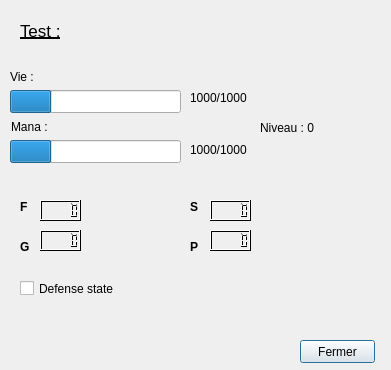
<?xml version="1.0" encoding="UTF-8"?>
<ui version="4.0">
 <class>InfosPersos</class>
 <widget class="QDialog" name="InfosPersos">
  <property name="geometry">
   <rect>
    <x>0</x>
    <y>0</y>
    <width>391</width>
    <height>370</height>
   </rect>
  </property>
  <property name="windowTitle">
   <string>Dialog</string>
  </property>
  <widget class="QLabel" name="nameLabel">
   <property name="geometry">
    <rect>
     <x>20</x>
     <y>20</y>
     <width>281</width>
     <height>21</height>
    </rect>
   </property>
   <property name="font">
    <font>
     <pointsize>13</pointsize>
     <underline>true</underline>
    </font>
   </property>
   <property name="text">
    <string>Test :</string>
   </property>
  </widget>
  <widget class="QProgressBar" name="vieProgressBar">
   <property name="geometry">
    <rect>
     <x>10</x>
     <y>90</y>
     <width>171</width>
     <height>23</height>
    </rect>
   </property>
   <property name="value">
    <number>24</number>
   </property>
   <property name="textVisible">
    <bool>false</bool>
   </property>
  </widget>
  <widget class="QProgressBar" name="manaProgressBar">
   <property name="geometry">
    <rect>
     <x>10</x>
     <y>140</y>
     <width>171</width>
     <height>23</height>
    </rect>
   </property>
   <property name="value">
    <number>24</number>
   </property>
   <property name="textVisible">
    <bool>false</bool>
   </property>
  </widget>
  <widget class="QLabel" name="vieLabel">
   <property name="geometry">
    <rect>
     <x>190</x>
     <y>90</y>
     <width>141</width>
     <height>16</height>
    </rect>
   </property>
   <property name="text">
    <string>1000/1000</string>
   </property>
  </widget>
  <widget class="QLabel" name="manaLabel">
   <property name="geometry">
    <rect>
     <x>190</x>
     <y>142</y>
     <width>141</width>
     <height>16</height>
    </rect>
   </property>
   <property name="text">
    <string>1000/1000</string>
   </property>
  </widget>
  <widget class="QLabel" name="label">
   <property name="geometry">
    <rect>
     <x>10</x>
     <y>70</y>
     <width>47</width>
     <height>13</height>
    </rect>
   </property>
   <property name="text">
    <string>Vie :</string>
   </property>
  </widget>
  <widget class="QLabel" name="label_2">
   <property name="geometry">
    <rect>
     <x>11</x>
     <y>120</y>
     <width>47</width>
     <height>13</height>
    </rect>
   </property>
   <property name="text">
    <string>Mana :</string>
   </property>
  </widget>
  <widget class="QLabel" name="fire">
   <property name="geometry">
    <rect>
     <x>20</x>
     <y>200</y>
     <width>47</width>
     <height>13</height>
    </rect>
   </property>
   <property name="font">
    <font>
     <weight>75</weight>
     <bold>true</bold>
    </font>
   </property>
   <property name="text">
    <string>F</string>
   </property>
  </widget>
  <widget class="QLabel" name="freeze">
   <property name="geometry">
    <rect>
     <x>20</x>
     <y>240</y>
     <width>47</width>
     <height>13</height>
    </rect>
   </property>
   <property name="font">
    <font>
     <weight>75</weight>
     <bold>true</bold>
    </font>
   </property>
   <property name="text">
    <string>G</string>
   </property>
  </widget>
  <widget class="QLabel" name="poison">
   <property name="geometry">
    <rect>
     <x>190</x>
     <y>240</y>
     <width>47</width>
     <height>13</height>
    </rect>
   </property>
   <property name="font">
    <font>
     <weight>75</weight>
     <bold>true</bold>
    </font>
   </property>
   <property name="text">
    <string>P</string>
   </property>
  </widget>
  <widget class="QLabel" name="stun">
   <property name="geometry">
    <rect>
     <x>190</x>
     <y>200</y>
     <width>47</width>
     <height>13</height>
    </rect>
   </property>
   <property name="font">
    <font>
     <weight>75</weight>
     <bold>true</bold>
    </font>
   </property>
   <property name="text">
    <string>S</string>
   </property>
  </widget>
  <widget class="QLCDNumber" name="fireTimer">
   <property name="geometry">
    <rect>
     <x>40</x>
     <y>200</y>
     <width>41</width>
     <height>21</height>
    </rect>
   </property>
   <property name="palette">
    <palette>
     <active>
      <colorrole role="WindowText">
       <brush brushstyle="SolidPattern">
        <color alpha="255">
         <red>0</red>
         <green>0</green>
         <blue>0</blue>
        </color>
       </brush>
      </colorrole>
      <colorrole role="Dark">
       <brush brushstyle="SolidPattern">
        <color alpha="255">
         <red>0</red>
         <green>0</green>
         <blue>0</blue>
        </color>
       </brush>
      </colorrole>
      <colorrole role="Text">
       <brush brushstyle="SolidPattern">
        <color alpha="255">
         <red>0</red>
         <green>0</green>
         <blue>0</blue>
        </color>
       </brush>
      </colorrole>
      <colorrole role="ButtonText">
       <brush brushstyle="SolidPattern">
        <color alpha="255">
         <red>0</red>
         <green>0</green>
         <blue>0</blue>
        </color>
       </brush>
      </colorrole>
     </active>
     <inactive>
      <colorrole role="WindowText">
       <brush brushstyle="SolidPattern">
        <color alpha="255">
         <red>0</red>
         <green>0</green>
         <blue>0</blue>
        </color>
       </brush>
      </colorrole>
      <colorrole role="Dark">
       <brush brushstyle="SolidPattern">
        <color alpha="255">
         <red>0</red>
         <green>0</green>
         <blue>0</blue>
        </color>
       </brush>
      </colorrole>
      <colorrole role="Text">
       <brush brushstyle="SolidPattern">
        <color alpha="255">
         <red>0</red>
         <green>0</green>
         <blue>0</blue>
        </color>
       </brush>
      </colorrole>
      <colorrole role="ButtonText">
       <brush brushstyle="SolidPattern">
        <color alpha="255">
         <red>0</red>
         <green>0</green>
         <blue>0</blue>
        </color>
       </brush>
      </colorrole>
     </inactive>
     <disabled>
      <colorrole role="WindowText">
       <brush brushstyle="SolidPattern">
        <color alpha="255">
         <red>0</red>
         <green>0</green>
         <blue>0</blue>
        </color>
       </brush>
      </colorrole>
      <colorrole role="Dark">
       <brush brushstyle="SolidPattern">
        <color alpha="255">
         <red>0</red>
         <green>0</green>
         <blue>0</blue>
        </color>
       </brush>
      </colorrole>
      <colorrole role="Text">
       <brush brushstyle="SolidPattern">
        <color alpha="255">
         <red>0</red>
         <green>0</green>
         <blue>0</blue>
        </color>
       </brush>
      </colorrole>
      <colorrole role="ButtonText">
       <brush brushstyle="SolidPattern">
        <color alpha="255">
         <red>0</red>
         <green>0</green>
         <blue>0</blue>
        </color>
       </brush>
      </colorrole>
     </disabled>
    </palette>
   </property>
  </widget>
  <widget class="QLCDNumber" name="iceTimer">
   <property name="geometry">
    <rect>
     <x>40</x>
     <y>230</y>
     <width>41</width>
     <height>21</height>
    </rect>
   </property>
   <property name="palette">
    <palette>
     <active>
      <colorrole role="WindowText">
       <brush brushstyle="SolidPattern">
        <color alpha="255">
         <red>0</red>
         <green>0</green>
         <blue>0</blue>
        </color>
       </brush>
      </colorrole>
      <colorrole role="Dark">
       <brush brushstyle="SolidPattern">
        <color alpha="255">
         <red>0</red>
         <green>0</green>
         <blue>0</blue>
        </color>
       </brush>
      </colorrole>
      <colorrole role="Text">
       <brush brushstyle="SolidPattern">
        <color alpha="255">
         <red>0</red>
         <green>0</green>
         <blue>0</blue>
        </color>
       </brush>
      </colorrole>
      <colorrole role="ButtonText">
       <brush brushstyle="SolidPattern">
        <color alpha="255">
         <red>0</red>
         <green>0</green>
         <blue>0</blue>
        </color>
       </brush>
      </colorrole>
     </active>
     <inactive>
      <colorrole role="WindowText">
       <brush brushstyle="SolidPattern">
        <color alpha="255">
         <red>0</red>
         <green>0</green>
         <blue>0</blue>
        </color>
       </brush>
      </colorrole>
      <colorrole role="Dark">
       <brush brushstyle="SolidPattern">
        <color alpha="255">
         <red>0</red>
         <green>0</green>
         <blue>0</blue>
        </color>
       </brush>
      </colorrole>
      <colorrole role="Text">
       <brush brushstyle="SolidPattern">
        <color alpha="255">
         <red>0</red>
         <green>0</green>
         <blue>0</blue>
        </color>
       </brush>
      </colorrole>
      <colorrole role="ButtonText">
       <brush brushstyle="SolidPattern">
        <color alpha="255">
         <red>0</red>
         <green>0</green>
         <blue>0</blue>
        </color>
       </brush>
      </colorrole>
     </inactive>
     <disabled>
      <colorrole role="WindowText">
       <brush brushstyle="SolidPattern">
        <color alpha="255">
         <red>0</red>
         <green>0</green>
         <blue>0</blue>
        </color>
       </brush>
      </colorrole>
      <colorrole role="Dark">
       <brush brushstyle="SolidPattern">
        <color alpha="255">
         <red>0</red>
         <green>0</green>
         <blue>0</blue>
        </color>
       </brush>
      </colorrole>
      <colorrole role="Text">
       <brush brushstyle="SolidPattern">
        <color alpha="255">
         <red>0</red>
         <green>0</green>
         <blue>0</blue>
        </color>
       </brush>
      </colorrole>
      <colorrole role="ButtonText">
       <brush brushstyle="SolidPattern">
        <color alpha="255">
         <red>0</red>
         <green>0</green>
         <blue>0</blue>
        </color>
       </brush>
      </colorrole>
     </disabled>
    </palette>
   </property>
  </widget>
  <widget class="QLCDNumber" name="poisonTimer">
   <property name="geometry">
    <rect>
     <x>210</x>
     <y>230</y>
     <width>41</width>
     <height>21</height>
    </rect>
   </property>
   <property name="palette">
    <palette>
     <active>
      <colorrole role="WindowText">
       <brush brushstyle="SolidPattern">
        <color alpha="255">
         <red>0</red>
         <green>0</green>
         <blue>0</blue>
        </color>
       </brush>
      </colorrole>
      <colorrole role="Dark">
       <brush brushstyle="SolidPattern">
        <color alpha="255">
         <red>0</red>
         <green>0</green>
         <blue>0</blue>
        </color>
       </brush>
      </colorrole>
      <colorrole role="Text">
       <brush brushstyle="SolidPattern">
        <color alpha="255">
         <red>0</red>
         <green>0</green>
         <blue>0</blue>
        </color>
       </brush>
      </colorrole>
      <colorrole role="ButtonText">
       <brush brushstyle="SolidPattern">
        <color alpha="255">
         <red>0</red>
         <green>0</green>
         <blue>0</blue>
        </color>
       </brush>
      </colorrole>
     </active>
     <inactive>
      <colorrole role="WindowText">
       <brush brushstyle="SolidPattern">
        <color alpha="255">
         <red>0</red>
         <green>0</green>
         <blue>0</blue>
        </color>
       </brush>
      </colorrole>
      <colorrole role="Dark">
       <brush brushstyle="SolidPattern">
        <color alpha="255">
         <red>0</red>
         <green>0</green>
         <blue>0</blue>
        </color>
       </brush>
      </colorrole>
      <colorrole role="Text">
       <brush brushstyle="SolidPattern">
        <color alpha="255">
         <red>0</red>
         <green>0</green>
         <blue>0</blue>
        </color>
       </brush>
      </colorrole>
      <colorrole role="ButtonText">
       <brush brushstyle="SolidPattern">
        <color alpha="255">
         <red>0</red>
         <green>0</green>
         <blue>0</blue>
        </color>
       </brush>
      </colorrole>
     </inactive>
     <disabled>
      <colorrole role="WindowText">
       <brush brushstyle="SolidPattern">
        <color alpha="255">
         <red>0</red>
         <green>0</green>
         <blue>0</blue>
        </color>
       </brush>
      </colorrole>
      <colorrole role="Dark">
       <brush brushstyle="SolidPattern">
        <color alpha="255">
         <red>0</red>
         <green>0</green>
         <blue>0</blue>
        </color>
       </brush>
      </colorrole>
      <colorrole role="Text">
       <brush brushstyle="SolidPattern">
        <color alpha="255">
         <red>0</red>
         <green>0</green>
         <blue>0</blue>
        </color>
       </brush>
      </colorrole>
      <colorrole role="ButtonText">
       <brush brushstyle="SolidPattern">
        <color alpha="255">
         <red>0</red>
         <green>0</green>
         <blue>0</blue>
        </color>
       </brush>
      </colorrole>
     </disabled>
    </palette>
   </property>
  </widget>
  <widget class="QLCDNumber" name="stunTimer">
   <property name="geometry">
    <rect>
     <x>210</x>
     <y>200</y>
     <width>41</width>
     <height>21</height>
    </rect>
   </property>
   <property name="palette">
    <palette>
     <active>
      <colorrole role="WindowText">
       <brush brushstyle="SolidPattern">
        <color alpha="255">
         <red>0</red>
         <green>0</green>
         <blue>0</blue>
        </color>
       </brush>
      </colorrole>
      <colorrole role="Dark">
       <brush brushstyle="SolidPattern">
        <color alpha="255">
         <red>0</red>
         <green>0</green>
         <blue>0</blue>
        </color>
       </brush>
      </colorrole>
      <colorrole role="Text">
       <brush brushstyle="SolidPattern">
        <color alpha="255">
         <red>0</red>
         <green>0</green>
         <blue>0</blue>
        </color>
       </brush>
      </colorrole>
      <colorrole role="ButtonText">
       <brush brushstyle="SolidPattern">
        <color alpha="255">
         <red>0</red>
         <green>0</green>
         <blue>0</blue>
        </color>
       </brush>
      </colorrole>
     </active>
     <inactive>
      <colorrole role="WindowText">
       <brush brushstyle="SolidPattern">
        <color alpha="255">
         <red>0</red>
         <green>0</green>
         <blue>0</blue>
        </color>
       </brush>
      </colorrole>
      <colorrole role="Dark">
       <brush brushstyle="SolidPattern">
        <color alpha="255">
         <red>0</red>
         <green>0</green>
         <blue>0</blue>
        </color>
       </brush>
      </colorrole>
      <colorrole role="Text">
       <brush brushstyle="SolidPattern">
        <color alpha="255">
         <red>0</red>
         <green>0</green>
         <blue>0</blue>
        </color>
       </brush>
      </colorrole>
      <colorrole role="ButtonText">
       <brush brushstyle="SolidPattern">
        <color alpha="255">
         <red>0</red>
         <green>0</green>
         <blue>0</blue>
        </color>
       </brush>
      </colorrole>
     </inactive>
     <disabled>
      <colorrole role="WindowText">
       <brush brushstyle="SolidPattern">
        <color alpha="255">
         <red>0</red>
         <green>0</green>
         <blue>0</blue>
        </color>
       </brush>
      </colorrole>
      <colorrole role="Dark">
       <brush brushstyle="SolidPattern">
        <color alpha="255">
         <red>0</red>
         <green>0</green>
         <blue>0</blue>
        </color>
       </brush>
      </colorrole>
      <colorrole role="Text">
       <brush brushstyle="SolidPattern">
        <color alpha="255">
         <red>0</red>
         <green>0</green>
         <blue>0</blue>
        </color>
       </brush>
      </colorrole>
      <colorrole role="ButtonText">
       <brush brushstyle="SolidPattern">
        <color alpha="255">
         <red>0</red>
         <green>0</green>
         <blue>0</blue>
        </color>
       </brush>
      </colorrole>
     </disabled>
    </palette>
   </property>
  </widget>
  <widget class="QCheckBox" name="checkBox">
   <property name="geometry">
    <rect>
     <x>20</x>
     <y>280</y>
     <width>111</width>
     <height>17</height>
    </rect>
   </property>
   <property name="text">
    <string>Defense state</string>
   </property>
  </widget>
  <widget class="QPushButton" name="pushButton">
   <property name="geometry">
    <rect>
     <x>300</x>
     <y>340</y>
     <width>75</width>
     <height>23</height>
    </rect>
   </property>
   <property name="text">
    <string>Fermer</string>
   </property>
  </widget>
  <widget class="QLabel" name="label_3">
   <property name="geometry">
    <rect>
     <x>260</x>
     <y>120</y>
     <width>61</width>
     <height>16</height>
    </rect>
   </property>
   <property name="text">
    <string>Niveau : 0</string>
   </property>
  </widget>
 </widget>
 <resources/>
 <connections/>
</ui>
